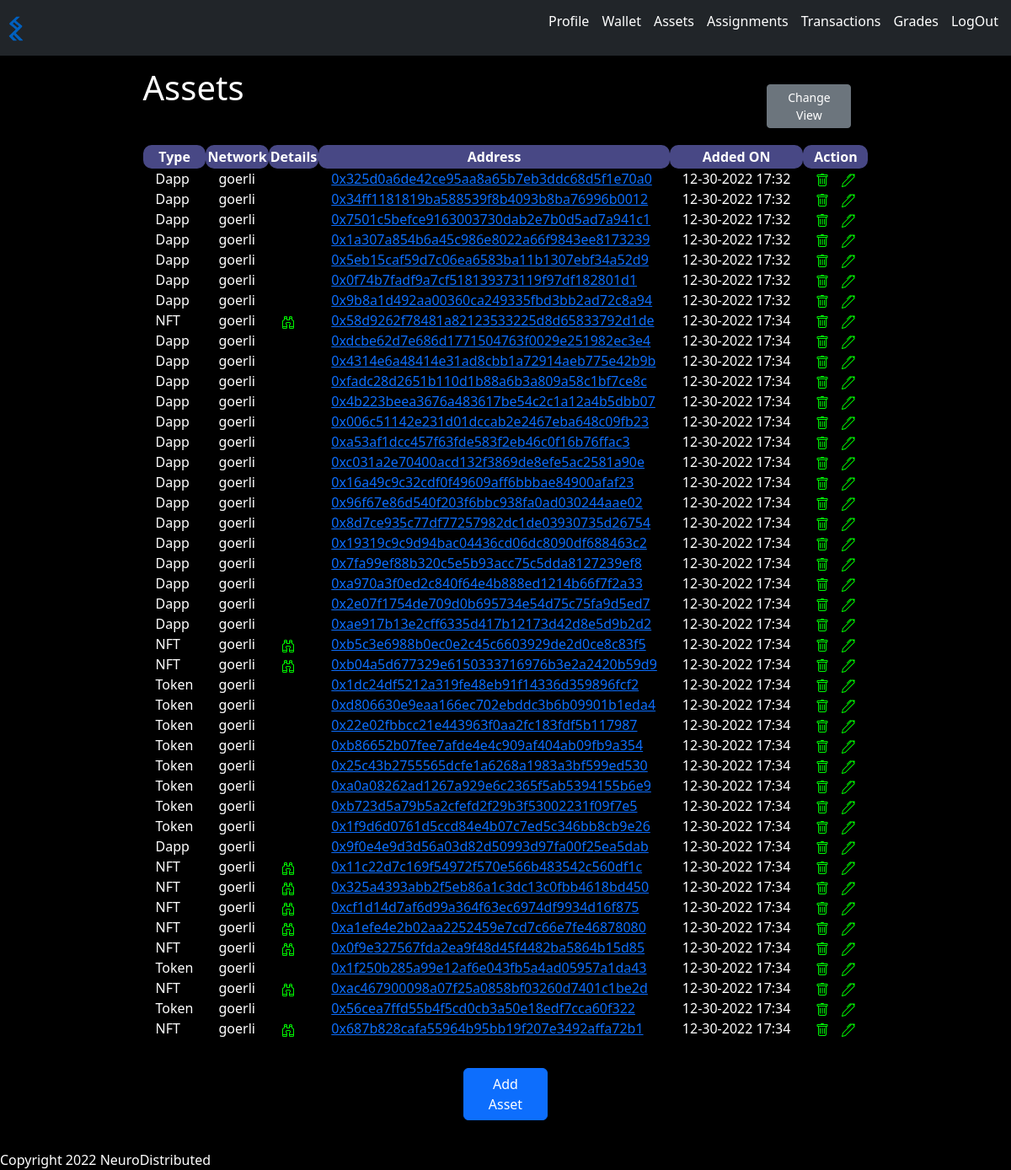
/assets_table (signed in), run on the app's committed database.
### webproject/models.py (models this page shows, shortened)
class Assets(db.Model):
    id = db.Column(db.Integer, primary_key=True)
    user_id = db.Column(db.Integer)
    asset_type = db.Column(db.Integer)
    network = db.Column(db.String(10))
    asset_address = db.Column(db.Integer,unique=True)
    time_added = db.Column(db.DateTime)
    assignment = db.Column(db.Integer)

### webproject/routes/assets.py (the view)
@assets.route("/assets_table")
@login_required
def assets_table():
    assets_t = Assets.query.filter_by(user_id=current_user.id).all()
    return render_template("assets/assets_table.html", assets=assets_t)

### webproject/__init__.py (called while the page is built)
def create_app():
    app = Flask(__name__)
    app.config["SQLALCHEMY_DATABASE_URI"] = "sqlite:///blockhain.db"
    app.config["SECRET_KEY"] = "ABC"
    db.init_app(app)
    migrate.init_app(app,db)
    login_manager = LoginManager()
    login_manager.login_view = "auth.login"
    login_manager.init_app(app)
    from webproject.models import User
    @login_manager.user_loader
    def load_user(user_id):
        return User.query.get(int(user_id))
    from webproject.routes.auth import auth as auth_blueprint
    app.register_blueprint(auth_blueprint)
    from webproject.routes.main import main as main_blueprint
    app.register_blueprint(main_blueprint)
    from webproject.routes.nfts import nfts as nft_blueprint
    app.register_blueprint(nft_blueprint)
    from webproject.routes.assets import assets as assets_blueprint
    app.register_blueprint(assets_blueprint)
    return app

### webproject/templates/assets/assets_table.html (shortened to what this page needs)
{% extends 'base.html' %}
{% block body %}
<div class="neuro-content">
    <div class="d-flex flex-column">
        <div style="display: flex; flex-direction: row; justify-content: space-between;">
            <div>
              <h1>Assets</h1>
            </div>
            <div>
              <button
              class="btn btn-secondary btn-sm"
              style="width: 100px; margin: 20px"
              onclick="window.location.href='/assets'"
            >
              Change View
            </button>
            </div>
          </div>
        <table class="neuro-table">
            <thead>
                <tr>
                    <th>Type</th>
                    <th>Network</th>
                    <th>Details</th>
                    <th>Address</th>
                    <th>Added ON</th>
                    <th>Action</th>
                </tr>
            </thead>
            <tbody>
                {% for asset in assets %}
                <tr>
                    <td>{% if asset.asset_type == 1 %}Token{% elif asset.asset_type == 2%}NFT{%else%}Dapp{% endif %}</td>
                    <td>{{ asset.network }}</td>
                    <td>
                        {% if asset.asset_type == 2 %}
                        <a href="/viewnfts/{{asset.id}}">
                        </a>
                      {% endif %}
                    </td>
                    <td>
                        {% if asset.network== "goerli" %}
                            <a href="https://goerli.etherscan.io/address/{{asset.asset_address}}">{{ asset.asset_address }}</a>
                        {% else %}
                            {{ asset.asset_address }}
                        {% endif %}
                    </td>
                    <td>{{ asset.time_added.strftime('%m-%d-%Y %H:%M')}}</td>
                    <td>
                        <div class="d-flex justify-content-between">
                            <div style="margin-right: 15px">
                                <a class ="neuro-delete" href="/assetdelete/{{asset.id}}">
                                <img src="/static/imgs/trash.svg" class="neuro-dele"/>
                            </a>
                            </div>
                            <div>
                                <a href="/assets/update/{{asset.id}}">
                                </a>
                            </div>
                        </div>
                    </td>
                </tr>
                {% endfor %}
            </tbody>
        </table>
        <div style="display: flex; flex-direction: row;align-items: center;justify-content: center; margin-top:15px">
        <button class="btn btn-primary" style="width:100px; margin:20px" onclick="window.location.href='/addassets'">Add Asset</button>
    </div>
    </div>
</div>
{% endblock %}

### webproject/static/css/neuro.css (style rules this page uses)
body { background-color: black; padding-top: 0px; padding-bottom: 0px; }
.neuro-edit, .neuro-delete { filter: invert(48%) sepia(79%) saturate(2476%) hue-rotate(86deg) brightness(118%) contrast(119%); }
.neuro-table { width: 100%; height: 100%; }
.neuro-table th { border-radius: 10px; padding: 2px; background-color: rgb(72, 72, 133); text-align: center; }
.neuro-table td { padding: 0 15px; }
.neuro-content { display: flex; flex-direction: column; align-items: center; justify-content: center; height: 100%; padding: 5px; color: white; }

### data on the page
Assets: asset_type "Dapp", network "goerli", asset_address "0x325d0a6de42ce95aa8a65b7eb3ddc68d5f1e70a0", time_added "12-30-2022 17:32"
Assets: asset_type "Dapp", network "goerli", asset_address "0x34ff1181819ba588539f8b4093b8ba76996b0012", time_added "12-30-2022 17:32"
Assets: asset_type "Dapp", network "goerli", asset_address "0x7501c5befce9163003730dab2e7b0d5ad7a941c1", time_added "12-30-2022 17:32"
Assets: asset_type "Dapp", network "goerli", asset_address "0x1a307a854b6a45c986e8022a66f9843ee8173239", time_added "12-30-2022 17:32"
Assets: asset_type "Dapp", network "goerli", asset_address "0x5eb15caf59d7c06ea6583ba11b1307ebf34a52d9", time_added "12-30-2022 17:32"
Assets: asset_type "Dapp", network "goerli", asset_address "0x0f74b7fadf9a7cf518139373119f97df182801d1", time_added "12-30-2022 17:32"
Assets: asset_type "Dapp", network "goerli", asset_address "0x9b8a1d492aa00360ca249335fbd3bb2ad72c8a94", time_added "12-30-2022 17:32"
Assets: asset_type "NFT", network "goerli", asset_address "0x58d9262f78481a82123533225d8d65833792d1de", time_added "12-30-2022 17:34"
Assets: asset_type "Dapp", network "goerli", asset_address "0xdcbe62d7e686d1771504763f0029e251982ec3e4", time_added "12-30-2022 17:34"
Assets: asset_type "Dapp", network "goerli", asset_address "0x4314e6a48414e31ad8cbb1a72914aeb775e42b9b", time_added "12-30-2022 17:34"
Assets: asset_type "Dapp", network "goerli", asset_address "0xfadc28d2651b110d1b88a6b3a809a58c1bf7ce8c", time_added "12-30-2022 17:34"
Assets: asset_type "Dapp", network "goerli", asset_address "0x4b223beea3676a483617be54c2c1a12a4b5dbb07", time_added "12-30-2022 17:34"
Assets: asset_type "Dapp", network "goerli", asset_address "0x006c51142e231d01dccab2e2467eba648c09fb23", time_added "12-30-2022 17:34"
Assets: asset_type "Dapp", network "goerli", asset_address "0xa53af1dcc457f63fde583f2eb46c0f16b76ffac3", time_added "12-30-2022 17:34"
Assets: asset_type "Dapp", network "goerli", asset_address "0xc031a2e70400acd132f3869de8efe5ac2581a90e", time_added "12-30-2022 17:34"
Assets: asset_type "Dapp", network "goerli", asset_address "0x16a49c9c32cdf0f49609aff6bbbae84900afaf23", time_added "12-30-2022 17:34"
Assets: asset_type "Dapp", network "goerli", asset_address "0x96f67e86d540f203f6bbc938fa0ad030244aae02", time_added "12-30-2022 17:34"
Assets: asset_type "Dapp", network "goerli", asset_address "0x8d7ce935c77df77257982dc1de03930735d26754", time_added "12-30-2022 17:34"
Assets: asset_type "Dapp", network "goerli", asset_address "0x19319c9c9d94bac04436cd06dc8090df688463c2", time_added "12-30-2022 17:34"
Assets: asset_type "Dapp", network "goerli", asset_address "0x7fa99ef88b320c5e5b93acc75c5dda8127239ef8", time_added "12-30-2022 17:34"
Assets: asset_type "Dapp", network "goerli", asset_address "0xa970a3f0ed2c840f64e4b888ed1214b66f7f2a33", time_added "12-30-2022 17:34"
Assets: asset_type "Dapp", network "goerli", asset_address "0x2e07f1754de709d0b695734e54d75c75fa9d5ed7", time_added "12-30-2022 17:34"
Assets: asset_type "Dapp", network "goerli", asset_address "0xae917b13e2cff6335d417b12173d42d8e5d9b2d2", time_added "12-30-2022 17:34"
Assets: asset_type "NFT", network "goerli", asset_address "0xb5c3e6988b0ec0e2c45c6603929de2d0ce8c83f5", time_added "12-30-2022 17:34"
Assets: asset_type "NFT", network "goerli", asset_address "0xb04a5d677329e6150333716976b3e2a2420b59d9", time_added "12-30-2022 17:34"
Assets: asset_type "Token", network "goerli", asset_address "0x1dc24df5212a319fe48eb91f14336d359896fcf2", time_added "12-30-2022 17:34"
Assets: asset_type "Token", network "goerli", asset_address "0xd806630e9eaa166ec702ebddc3b6b09901b1eda4", time_added "12-30-2022 17:34"
Assets: asset_type "Token", network "goerli", asset_address "0x22e02fbbcc21e443963f0aa2fc183fdf5b117987", time_added "12-30-2022 17:34"
Assets: asset_type "Token", network "goerli", asset_address "0xb86652b07fee7afde4e4c909af404ab09fb9a354", time_added "12-30-2022 17:34"
Assets: asset_type "Token", network "goerli", asset_address "0x25c43b2755565dcfe1a6268a1983a3bf599ed530", time_added "12-30-2022 17:34"
Assets: asset_type "Token", network "goerli", asset_address "0xa0a08262ad1267a929e6c2365f5ab5394155b6e9", time_added "12-30-2022 17:34"
Assets: asset_type "Token", network "goerli", asset_address "0xb723d5a79b5a2cfefd2f29b3f53002231f09f7e5", time_added "12-30-2022 17:34"
Assets: asset_type "Token", network "goerli", asset_address "0x1f9d6d0761d5ccd84e4b07c7ed5c346bb8cb9e26", time_added "12-30-2022 17:34"
Assets: asset_type "Dapp", network "goerli", asset_address "0x9f0e4e9d3d56a03d82d50993d97fa00f25ea5dab", time_added "12-30-2022 17:34"
Assets: asset_type "NFT", network "goerli", asset_address "0x11c22d7c169f54972f570e566b483542c560df1c", time_added "12-30-2022 17:34"
Assets: asset_type "NFT", network "goerli", asset_address "0x325a4393abb2f5eb86a1c3dc13c0fbb4618bd450", time_added "12-30-2022 17:34"
Assets: asset_type "NFT", network "goerli", asset_address "0xcf1d14d7af6d99a364f63ec6974df9934d16f875", time_added "12-30-2022 17:34"
Assets: asset_type "NFT", network "goerli", asset_address "0xa1efe4e2b02aa2252459e7cd7c66e7fe46878080", time_added "12-30-2022 17:34"
Assets: asset_type "NFT", network "goerli", asset_address "0x0f9e327567fda2ea9f48d45f4482ba5864b15d85", time_added "12-30-2022 17:34"
Assets: asset_type "Token", network "goerli", asset_address "0x1f250b285a99e12af6e043fb5a4ad05957a1da43", time_added "12-30-2022 17:34"
Assets: asset_type "NFT", network "goerli", asset_address "0xac467900098a07f25a0858bf03260d7401c1be2d", time_added "12-30-2022 17:34"
Assets: asset_type "Token", network "goerli", asset_address "0x56cea7ffd55b4f5cd0cb3a50e18edf7cca60f322", time_added "12-30-2022 17:34"
Assets: asset_type "NFT", network "goerli", asset_address "0x687b828cafa55964b95bb19f207e3492affa72b1", time_added "12-30-2022 17:34"
